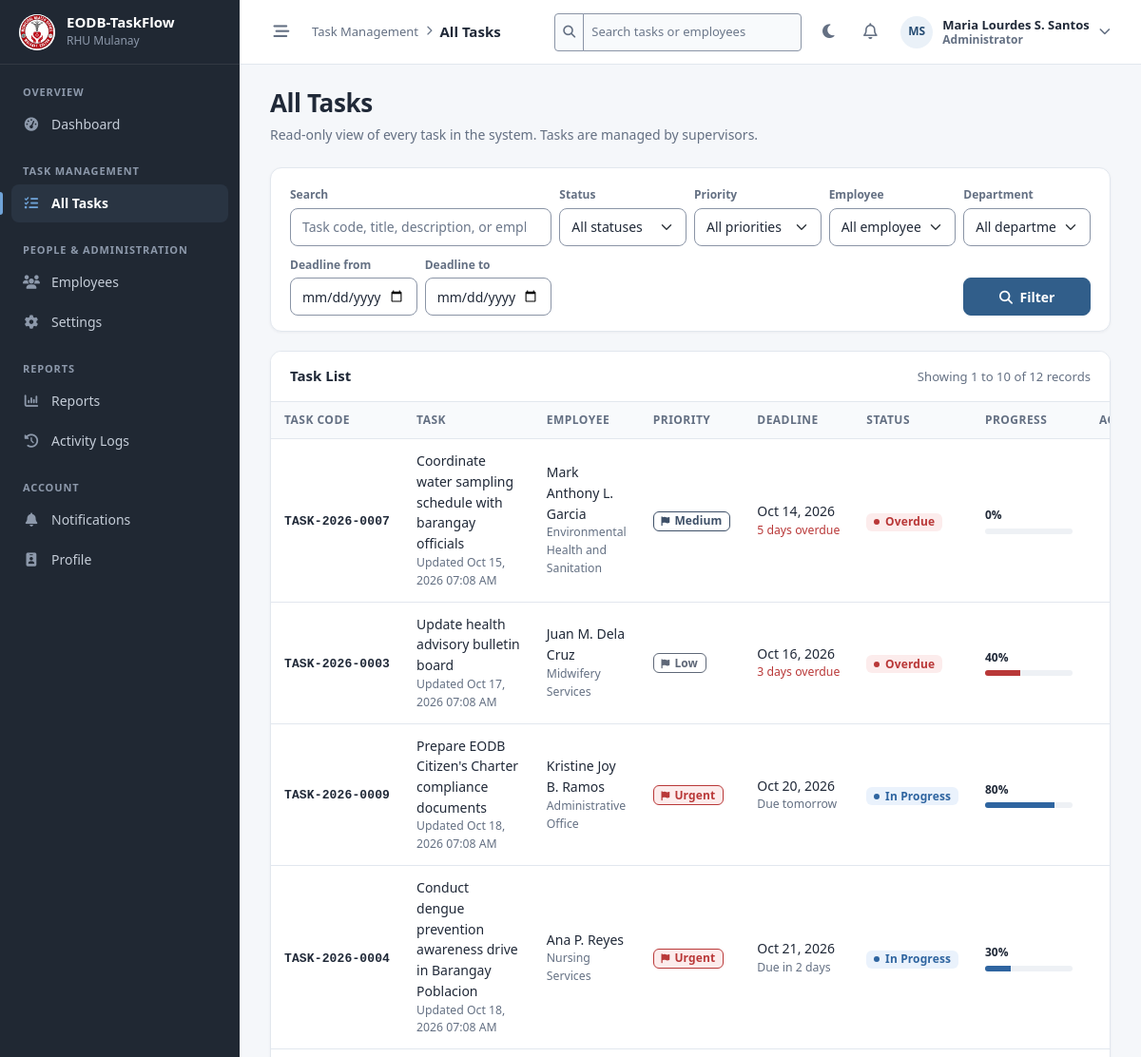
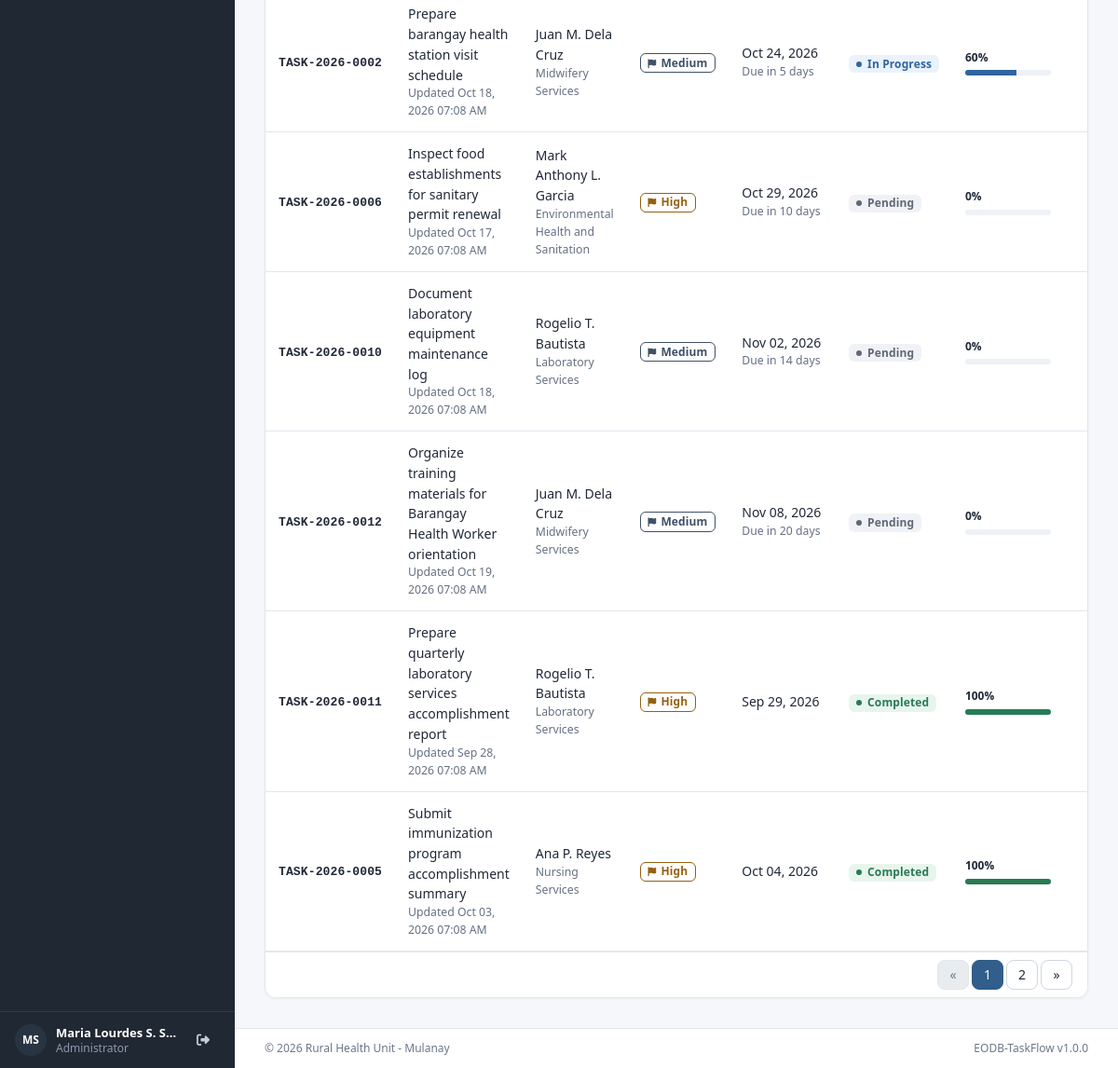
Screenshot of /admin/tasks.php (signed in) with the database file from the repository (2 pictures, top to bottom).
### tables this page shows
CREATE TABLE `users` (
  `id`             INT UNSIGNED  NOT NULL AUTO_INCREMENT,
  `employee_id`    VARCHAR(20)   NOT NULL COMMENT 'Office-issued employee number, e.g. RHU-EMP-001',
  `full_name`      VARCHAR(150)  NOT NULL,
  `username`       VARCHAR(50)   NOT NULL,
  `email`          VARCHAR(150)  NOT NULL,
  `password`       VARCHAR(255)  NOT NULL COMMENT 'bcrypt hash from PHP password_hash()',
  `role`           ENUM('admin','supervisor','employee') NOT NULL DEFAULT 'employee',
  `department_id`  INT UNSIGNED  NULL DEFAULT NULL,
  `position`       VARCHAR(100)  NULL DEFAULT NULL,
  `status`         ENUM('active','inactive') NOT NULL DEFAULT 'active',
  `profile_photo`  VARCHAR(255)  NULL DEFAULT NULL COMMENT 'File name inside assets/images/profiles/',
  `last_login_at`  DATETIME      NULL DEFAULT NULL,
  `created_at`     DATETIME      NOT NULL DEFAULT CURRENT_TIMESTAMP,
  `updated_at`     DATETIME      NOT NULL DEFAULT CURRENT_TIMESTAMP ON UPDATE CURRENT_TIMESTAMP,
  PRIMARY KEY (`id`),
  UNIQUE KEY `uq_users_employee_id` (`employee_id`),
  UNIQUE KEY `uq_users_username`    (`username`),
  UNIQUE KEY `uq_users_email`       (`email`),
  KEY `idx_users_role_status` (`role`, `status`),
  KEY `idx_users_department`  (`department_id`),
  KEY `idx_users_full_name`   (`full_name`),
  CONSTRAINT `fk_users_department`
    FOREIGN KEY (`department_id`) REFERENCES `departments` (`id`)
    ON UPDATE CASCADE ON DELETE SET NULL
);

CREATE TABLE `tasks` (
  `id`            INT UNSIGNED     NOT NULL AUTO_INCREMENT,
  `task_code`     VARCHAR(20)      NOT NULL COMMENT 'Generated code, e.g. TASK-2026-0001',
  `title`         VARCHAR(200)     NOT NULL,
  `description`   TEXT             NULL,
  `assigned_by`   INT UNSIGNED     NOT NULL COMMENT 'Supervisor who created/assigned the task',
  `assigned_to`   INT UNSIGNED     NOT NULL COMMENT 'Employee responsible for the task',
  `priority`      ENUM('Low','Medium','High','Urgent') NOT NULL DEFAULT 'Medium',
  `deadline`      DATE             NOT NULL,
  `status`        ENUM('Pending','In Progress','Completed','Overdue') NOT NULL DEFAULT 'Pending',
  `progress`      TINYINT UNSIGNED NOT NULL DEFAULT 0 COMMENT '0 to 100 percent',
  `remarks`       TEXT             NULL,
  `created_at`    DATETIME         NOT NULL DEFAULT CURRENT_TIMESTAMP,
  `updated_at`    DATETIME         NOT NULL DEFAULT CURRENT_TIMESTAMP ON UPDATE CURRENT_TIMESTAMP,
  `completed_at`  DATETIME         NULL DEFAULT NULL,
  PRIMARY KEY (`id`),
  UNIQUE KEY `uq_tasks_task_code` (`task_code`),
  KEY `idx_tasks_assigned_to_status` (`assigned_to`, `status`),
  KEY `idx_tasks_assigned_by`  (`assigned_by`),
  KEY `idx_tasks_status`       (`status`),
  KEY `idx_tasks_priority`     (`priority`),
  KEY `idx_tasks_deadline`     (`deadline`),
  KEY `idx_tasks_created_at`   (`created_at`),
  KEY `idx_tasks_completed_at` (`completed_at`),
  CONSTRAINT `chk_tasks_progress` CHECK (`progress` BETWEEN 0 AND 100),
  CONSTRAINT `fk_tasks_assigned_by`
    FOREIGN KEY (`assigned_by`) REFERENCES `users` (`id`)
    ON UPDATE CASCADE ON DELETE RESTRICT,
  CONSTRAINT `fk_tasks_assigned_to`
    FOREIGN KEY (`assigned_to`) REFERENCES `users` (`id`)
    ON UPDATE CASCADE ON DELETE RESTRICT
);

CREATE TABLE `departments` (
  `id`          INT UNSIGNED  NOT NULL AUTO_INCREMENT,
  `name`        VARCHAR(100)  NOT NULL,
  `description` VARCHAR(255)  NULL DEFAULT NULL,
  `created_at`  DATETIME      NOT NULL DEFAULT CURRENT_TIMESTAMP,
  PRIMARY KEY (`id`),
  UNIQUE KEY `uq_departments_name` (`name`)
);

### includes/task_table.php (the view, shortened to what the rows shown need)
<div class="card">
    <?php if (!$tasks): ?>
        <div class="empty-state">
            <i class="fa-solid fa-clipboard-list d-block"></i>
            No tasks match your search or filters.
        </div>
    <?php else: ?>
        <div class="table-responsive">
            <table class="table table-hover table-mobile-cards mb-0">
                <thead>
                <tr>
                    <th>Task Code</th>
                    <th>Task</th>
                    <th>Employee</th>
                    <th>Priority</th>
                    <th>Deadline</th>
                    <th>Status</th>
                    <th class="col-w-progress">Progress</th>
                    <th class="text-end">Action</th>
                </tr>
                </thead>
                <tbody>
                <?php foreach ($tasks as $row):
                    $note = deadline_note($row['deadline'], $row['status']);
                    ?>
                    <tr>
                        <td class="text-nowrap" data-label="Task Code"><span class="task-code"><?= e($row['task_code']) ?></span></td>
                        <td class="cell-title">
                            <?= e($row['title']) ?>
                            <div class="small text-muted">Updated <?= e(format_datetime($row['updated_at'])) ?></div>
                        </td>
                        <td data-label="Employee">
                            <div><?= e($row['employee_name']) ?>
                            <div class="small text-muted"><?= e($row['department'] ?? '') ?></div></div>
                        </td>
                        <td data-label="Priority"><?= priority_badge($row['priority']) ?></td>
                        <td class="text-nowrap" data-label="Deadline">
                            <div><?= e(format_date($row['deadline'])) ?>
                            <?php if ($note !== ''): ?>
                                <div class="small <?= $row['status'] === 'Overdue' ? 'text-danger' : 'text-muted' ?>"><?= e($note) ?></div>
                            <?php endif; ?></div>
                        </td>
                        <td data-label="Status"><?= task_status_badge($row['status']) ?></td>
                        <td data-label="Progress"><?= progress_bar((int) $row['progress'], $row['status']) ?></td>
                        <td class="table-actions text-end">
                        </td>
                    </tr>
                <?php endforeach; ?>
                </tbody>
            </table>
        </div>
    <?php endif; ?>
</div>

### includes/sidebar.php (shortened to what the rows shown need)
<?php
$sidebarUser   = current_user();
$sidebarPhoto  = profile_photo_url($sidebarUser['profile_photo']);
?>
<aside class="app-sidebar" id="appSidebar" aria-label="Main navigation">
    <div class="sidebar-user">
        <?php if ($sidebarPhoto): ?>
            <img src="<?= e($sidebarPhoto) ?>" alt="" class="avatar avatar-sm">
        <?php else: ?>
            <span class="avatar avatar-sm" aria-hidden="true"><?= e(initials($sidebarUser['full_name'])) ?></span>
        <?php endif; ?>
        <span class="sidebar-user-text">
            <span class="sidebar-user-name"><?= e($sidebarUser['full_name']) ?></span>
            <span class="sidebar-user-role"><?= e(role_label($sidebarUser['role'])) ?></span>
        </span>
        <form method="post" action="<?= e(url('logout.php')) ?>" class="m-0">
            <button type="submit" class="sidebar-user-action" title="Logout" aria-label="Logout">
            </button>
        </form>
    </div>
</aside>

### includes/navbar.php (shortened to what the rows shown need)
<?php
$navUser = current_user();
$navPhoto    = profile_photo_url($navUser['profile_photo']);
?>
<header class="app-topbar">
    <div class="topbar-actions">
        <?php $searchHint = $navUser['role'] === 'employee' ? 'Search my tasks' : 'Search tasks or employees'; ?>
        <form method="get" action="<?= e(url('search/index.php')) ?>" class="topbar-search d-none d-md-block me-1" role="search">
            <div class="input-group input-group-sm">
                <span class="input-group-text"><i class="fa-solid fa-magnifying-glass" aria-hidden="true"></i></span>
                <input type="search" name="q" class="form-control" placeholder="<?= e($searchHint) ?>"
                       maxlength="100" aria-label="<?= e($searchHint) ?>">
            </div>
        </form>
        <div class="dropdown">
            <button class="btn btn-link topbar-user" type="button" data-bs-toggle="dropdown" aria-expanded="false">
                <?php if ($navPhoto): ?>
                    <img src="<?= e($navPhoto) ?>" alt="" class="avatar avatar-sm">
                <?php else: ?>
                    <span class="avatar avatar-sm"><?= e(initials($navUser['full_name'])) ?></span>
                <?php endif; ?>
                <span class="topbar-user-text d-none d-md-block">
                    <span class="topbar-user-name"><?= e($navUser['full_name']) ?></span>
                    <span class="topbar-user-role"><?= e(role_label($navUser['role'])) ?></span>
                </span>
                <i class="fa-solid fa-chevron-down small text-muted d-none d-md-inline"></i>
            </button>
        </div>
    </div>
</header>

### includes/functions.php (shortened to what the rows shown need)
<?php
function e(mixed $value): string
{
    return htmlspecialchars((string) ($value ?? ''), ENT_QUOTES | ENT_SUBSTITUTE, 'UTF-8');
}
function url(string $path = ''): string
{
    return BASE_URL . '/' . ltrim($path, '/');
}
function asset(string $path): string
{
    $path = ltrim($path, '/');
    $file = BASE_PATH . '/assets/' . $path;
    $version = is_file($file) ? '?v=' . filemtime($file) : '';
    return url('assets/' . $path) . $version;
}
function get_setting(string $key, string|int|null $default = null): string|int|null
{
    static $settings = null;
    if ($settings === null) {
        $settings = [];
        try {
            foreach (db()->query('SELECT setting_key, setting_value FROM settings') as $row) {
                $settings[$row['setting_key']] = $row['setting_value'];
            }
        } catch (PDOException $e) {
            error_log('[EODB-TaskFlow] Could not load settings: ' . $e->getMessage());
        }
    }
    return $settings[$key] ?? $default;
}
function role_label(string $role): string
{
    return match ($role) {
        'admin'      => 'Administrator',
        'supervisor' => 'Supervisor',
        'employee'   => 'Employee',
        default      => 'Unknown',
    };
}
function format_date(?string $value, string $format = 'M d, Y'): string
{
    $time = strtotime($value);
    return $time === false ? '—' : date($format, $time);
}
function format_datetime(?string $value): string
{
    return format_date($value, 'M d, Y h:i A');
}
function initials(string $name): string
{
    $parts = preg_split('/\s+/u', trim($name)) ?: [];
    $parts = array_values(array_filter($parts, fn ($p) => !str_ends_with($p, '.') || mb_strlen($p) > 2));
    $first = mb_substr($parts[0], 0, 1);
    $last  = count($parts) > 1 ? mb_substr($parts[count($parts) - 1], 0, 1) : '';
    return mb_strtoupper($first . $last);
}
function profile_photo_url(?string $photo): ?string
{
    if ($photo === null || $photo === '' || basename($photo) !== $photo) {
        return null;
    }
    return is_file(PROFILE_UPLOAD_DIR . '/' . $photo) ? asset('images/profiles/' . $photo) : null;
}
function task_status_badge(string $status): string
{
    $class = match ($status) {
        'Completed'   => 'badge-status-completed',
        'In Progress' => 'badge-status-progress',
        'Overdue'     => 'badge-status-overdue',
        default       => 'badge-status-pending',
    };
    return '<span class="badge ' . $class . '">' . e($status) . '</span>';
}
function priority_badge(string $priority): string
{
    $class = match ($priority) {
        'Urgent' => 'badge-priority-urgent',
        'High'   => 'badge-priority-high',
        'Medium' => 'badge-priority-medium',
        default  => 'badge-priority-low',
    };
    return '<span class="badge ' . $class . '"><i class="fa-solid fa-flag" aria-hidden="true"></i>' . e($priority) . '</span>';
}
function effective_status_sql(string $alias = 't'): string
{
    return "(CASE WHEN {$alias}.status <> 'Completed' AND {$alias}.deadline < CURDATE()"
        . " THEN 'Overdue' ELSE {$alias}.status END)";
}
function records_per_page(): int
{
    return max(5, min(100, (int) get_setting('records_per_page', 10)));
}
function paginate(int $total, int $perPage, int $page): array
{
    $perPage = max(1, $perPage);
    $pages   = max(1, (int) ceil($total / $perPage));
    $page    = min(max(1, $page), $pages);
    return [
        'total'    => $total,
        'per_page' => $perPage,
        'page'     => $page,
        'pages'    => $pages,
        'offset'   => ($page - 1) * $perPage,
    ];
}

### includes/task_functions.php (shortened to what the rows shown need)
<?php
function deadline_note(string $deadline, string $status): string
{
    if ($status === 'Completed') {
        return '';
    }
    $days = (int) (new DateTimeImmutable(date('Y-m-d')))->diff(new DateTimeImmutable($deadline))->format('%r%a');
    return match (true) {
        $days < 0   => abs($days) . ' day' . (abs($days) === 1 ? '' : 's') . ' overdue',
        $days === 0 => 'Due today',
        $days === 1 => 'Due tomorrow',
        default     => "Due in {$days} days",
    };
}
function progress_bar(int $progress, string $status, bool $showLabel = true): string
{
    $class = match ($status) {
        'Completed' => 'bar-completed',
        'Overdue'   => 'bar-overdue',
        default     => 'bar-progress',
    };
    $progress = max(0, min(100, $progress));
    return '<div class="progress-cell">'
        . ($showLabel ? '<div class="small text-muted mb-1">' . $progress . '%</div>' : '')
        . '<div class="progress" role="progressbar" aria-label="Task progress" aria-valuenow="' . $progress
        . '" aria-valuemin="0" aria-valuemax="100"><div class="progress-bar ' . $class
        . '" style="width: ' . $progress . '%"></div></div></div>';
}

### rows the page displays
users: full_name "MS", full_name "Maria Lourdes S. S…", role "Administrator", q "Search tasks or employees", full_name "Maria Lourdes S. Santos"
tasks: task_code "TASK-2026-0007", title "Coordinate water sampling schedule with barangay officials", updated_at "Oct 15, 2026 07:08 AM", assigned_to.full_name "Mark Anthony L. Garcia", departments.name "Environmental Health and Sanitation", priority "Medium", deadline "Oct 14, 2026", note "5 days overdue", status "Overdue", progress "0"
tasks: task_code "TASK-2026-0003", title "Update health advisory bulletin board", updated_at "Oct 17, 2026 07:08 AM", assigned_to.full_name "Juan M. Dela Cruz", departments.name "Midwifery Services", priority "Low", deadline "Oct 16, 2026", note "3 days overdue", status "Overdue", progress "40"
tasks: task_code "TASK-2026-0009", title "Prepare EODB Citizen's Charter compliance documents", updated_at "Oct 18, 2026 07:08 AM", assigned_to.full_name "Kristine Joy B. Ramos", departments.name "Administrative Office", priority "Urgent", deadline "Oct 20, 2026", note "Due tomorrow", status "In Progress", progress "80"
tasks: task_code "TASK-2026-0004", title "Conduct dengue prevention awareness drive in Barangay Poblacion", updated_at "Oct 18, 2026 07:08 AM", assigned_to.full_name "Ana P. Reyes", departments.name "Nursing Services", priority "Urgent", deadline "Oct 21, 2026", note "Due in 2 days", status "In Progress", progress "30"
tasks: task_code "TASK-2026-0002", title "Prepare barangay health station visit schedule", updated_at "Oct 18, 2026 07:08 AM", assigned_to.full_name "Juan M. Dela Cruz", departments.name "Midwifery Services", priority "Medium", deadline "Oct 24, 2026", note "Due in 5 days", status "In Progress", progress "60"
tasks: task_code "TASK-2026-0006", title "Inspect food establishments for sanitary permit renewal", updated_at "Oct 17, 2026 07:08 AM", assigned_to.full_name "Mark Anthony L. Garcia", departments.name "Environmental Health and Sanitation", priority "High", deadline "Oct 29, 2026", note "Due in 10 days", status "Pending", progress "0"
tasks: task_code "TASK-2026-0010", title "Document laboratory equipment maintenance log", updated_at "Oct 18, 2026 07:08 AM", assigned_to.full_name "Rogelio T. Bautista", departments.name "Laboratory Services", priority "Medium", deadline "Nov 02, 2026", note "Due in 14 days", status "Pending", progress "0"
tasks: task_code "TASK-2026-0012", title "Organize training materials for Barangay Health Worker orientation", updated_at "Oct 19, 2026 07:08 AM", assigned_to.full_name "Juan M. Dela Cruz", departments.name "Midwifery Services", priority "Medium", deadline "Nov 08, 2026", note "Due in 20 days", status "Pending", progress "0"
tasks: task_code "TASK-2026-0011", title "Prepare quarterly laboratory services accomplishment report", updated_at "Sep 28, 2026 07:08 AM", assigned_to.full_name "Rogelio T. Bautista", departments.name "Laboratory Services", priority "High", deadline "Sep 29, 2026", status "Completed", progress "100"
tasks: task_code "TASK-2026-0005", title "Submit immunization program accomplishment summary", updated_at "Oct 03, 2026 07:08 AM", assigned_to.full_name "Ana P. Reyes", departments.name "Nursing Services", priority "High", deadline "Oct 04, 2026", status "Completed", progress "100"

### other values shown
app_name() "EODB-TaskFlow"
$currentGroup "OVERVIEW"
$item['label'] "Dashboard"
$currentGroup "TASK MANAGEMENT"
$item['label'] "All Tasks"
$currentGroup "PEOPLE & ADMINISTRATION"
$item['label'] "Employees"
$item['label'] "Settings"
$currentGroup "REPORTS"
$item['label'] "Reports"
$item['label'] "Activity Logs"
$currentGroup "ACCOUNT"
$item['label'] "Notifications"
$item['label'] "Profile"
$navContext "Task Management"
